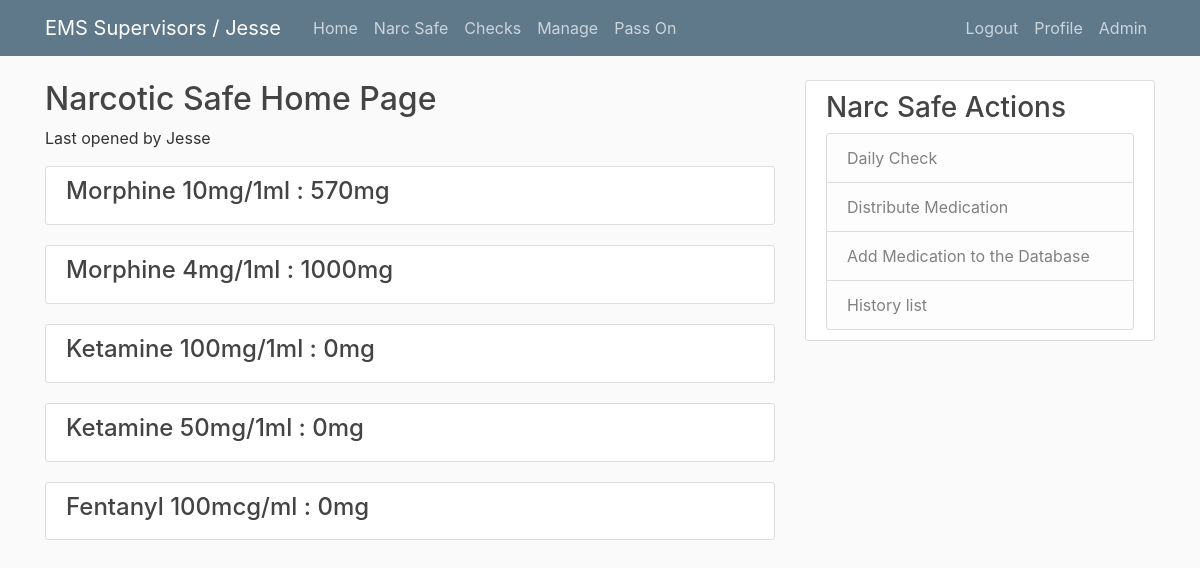
The page /safe/ (signed in) on the database as committed earlier.
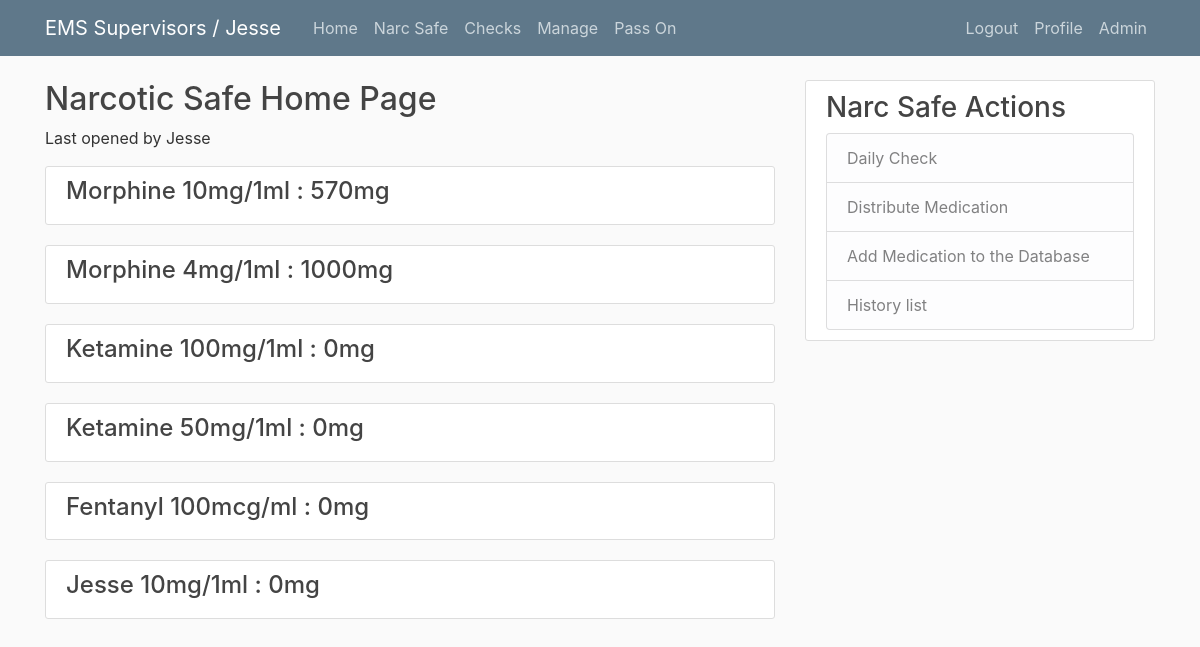
The same page on the database as committed later.
### safe/models.py (models this page shows, shortened)
class Safe(models.Model):
    user = models.ForeignKey(User, on_delete=models.PROTECT)
    date_created = models.DateTimeField(auto_now=True)
    drug_name = models.ForeignKey('components.Drug', related_name='drug_remove', on_delete=models.PROTECT, default=0, limit_choices_to={'is_active_safe': True}, blank=True, null=True)
    amount_removed = models.IntegerField(blank=True, null=True)
    amount_added = models.IntegerField(blank=True, null=True)
    amount_in_safe = models.IntegerField(blank=True, null=True)
    incident_number = models.CharField(max_length=20, default='', blank=True)
    patient_name = models.CharField(max_length=20, default='', blank=True)
    medic_unit = models.ForeignKey('components.MedicUnit', related_name='medic_unit', on_delete=models.PROTECT, blank=True, null=True)
    free_text = models.TextField(default='', blank =True)
    class Meta:
        permissions = (
            ('can_view', "View This"),
            ('can_add', 'Add to the Safe')
            )
    def calc_total(self):
        add = 0
        sub = 0
        total = 0
        drugs = {}
        for drug in Drug.objects.all():
            try:
                add_drug = self.objects.filter(drug_name__name=drug).aggregate(Sum('amount_added'))
                if add_drug['amount_added__sum'] == None:
                    add_drug['amount_added__sum'] = 0
                add+=add_drug['amount_added__sum']
                sub_drug = self.objects.filter(drug_name__name=drug).aggregate(Sum('amount_removed'))
                if sub_drug['amount_removed__sum'] == None:
                    sub_drug['amount_removed__sum'] = 0
                sub+=sub_drug['amount_removed__sum']
                total = add-sub
                drugs.update({drug:total})
                add=0
                sub=0
                total=0
            except:
                continue
        return drugs

### components/models.py (models this page shows, shortened)
class Drug(models.Model):
    name = models.CharField(max_length=40)
    image = models.ImageField(default='default_drug.png', upload_to='drug_pics')
    is_active_safe = models.BooleanField(default=True)
    is_active_unit = models.BooleanField(default=True)
    def __str__(self):
        return self.name

### safe/views.py (the view)
# urls.py: path('safe/', safe_home_view, name='safe_home_view'),
@login_required
@permission_required('safe.can_view')
def safe_home_view(request):
    drugs = Safe.calc_total(Safe)
    checked = Safe.objects.last()
    context = {'drugs' : drugs, 'checked': checked}
    return render(request, 'safe/safe_home.html', context)

### templates/safe/safe_home.html
{% extends 'safe/safe_base.html' %}
{% block content %}
<div>
    <h2>Narcotic Safe Home Page</h2>
    <p>Last opened by {{ checked.user|title }}
    {% for key, value in drugs.items %}
    {% if key.is_active_safe %}
        <article class="media content-section">
            <div class="media-body">
                <h4 class="article-title">{{ key }} : {{ value }}mg</h4>
            </div>
            </article>
    {% endif %}
    {% endfor %}
</div>
{% endblock %}

Rows that differ between the two databases and show on the page:
added Drug: name "Jesse 10mg/1ml", value "0"
